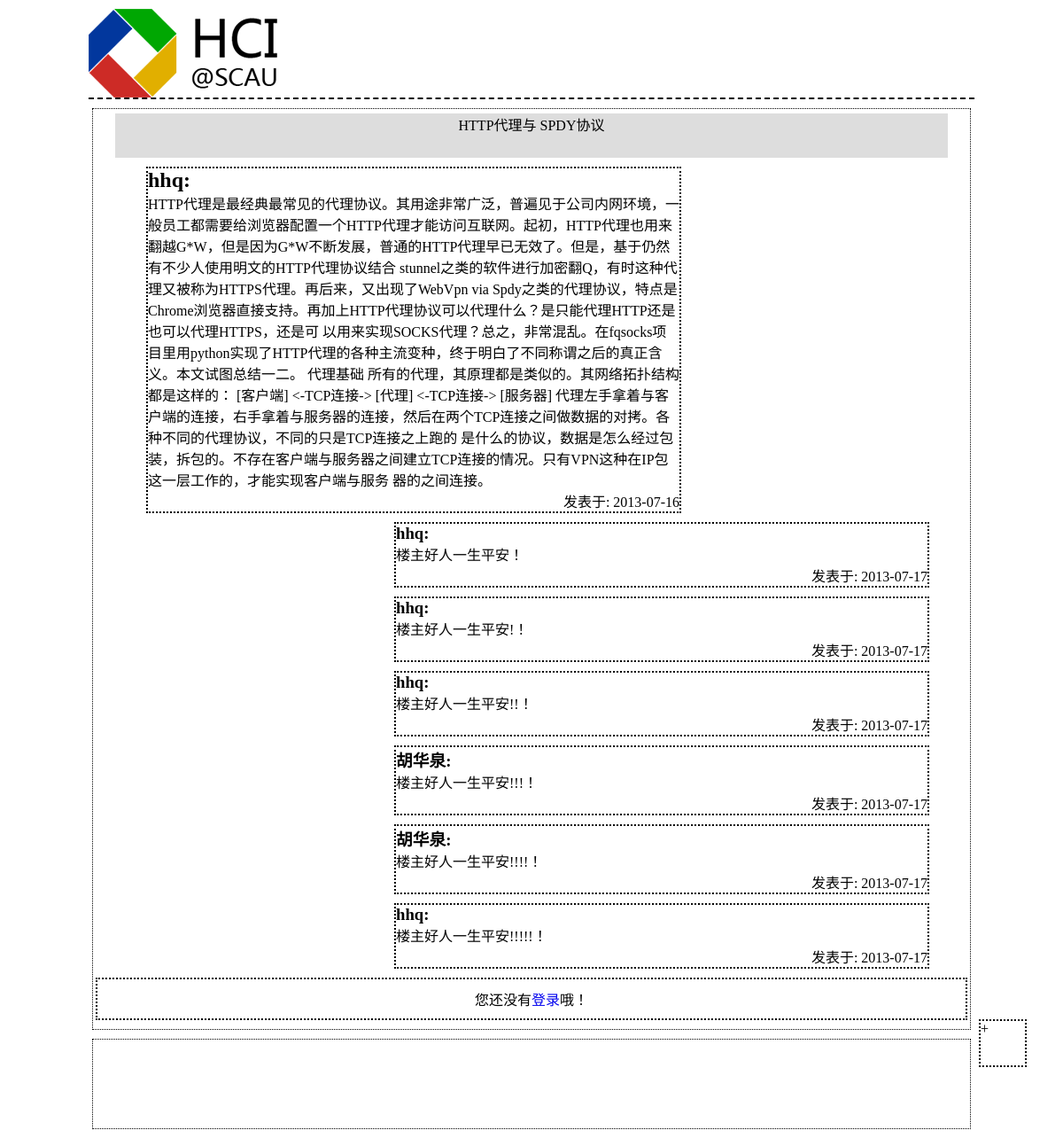
/Controller/onePostCon.php?postId=4, run on the app's committed database.
### tables this page shows
CREATE TABLE IF NOT EXISTS `post` (
  `id` int(6) NOT NULL AUTO_INCREMENT,
  `title` varchar(50) NOT NULL,
  `content` longtext NOT NULL,
  `type` int(1) NOT NULL,
  `point` int(5) NOT NULL DEFAULT '0',
  `deleted` int(1) NOT NULL,
  `post_date` date NOT NULL,
  `state` int(1) NOT NULL,
  `authority` int(11) NOT NULL,
  `board_id` int(11) NOT NULL,
  `user_id` int(11) NOT NULL,
  PRIMARY KEY (`id`),
  KEY `board_id` (`board_id`),
  KEY `user_id` (`user_id`)
);

CREATE TABLE IF NOT EXISTS `user` (
  `id` int(11) NOT NULL AUTO_INCREMENT,
  `account` varchar(20) NOT NULL,
  `score` int(10) NOT NULL,
  `level` int(3) NOT NULL,
  `authority` int(11) NOT NULL,
  `password` varchar(255) NOT NULL,
  PRIMARY KEY (`id`)
);

### Controller/onePostCon.php (called while the page is built, shortened)
<?php
	require_once(ROOT . DS . "View" . DS. "postHeader.php");
	$postId = $_GET['postId'];
	$sql = "SELECT * FROM `post` WHERE id='$postId'";
	$query = mysql_query($sql);
	while($post_rows = mysql_fetch_array($query)) {
		$user = mysql_fetch_array(mysql_query("SELECT account FROM `user` WHERE id='$post_rows[user_id]'"));
		$post_user = $user[0];
		$post_title = $post_rows['title'];
		$post_content = $post_rows['content'];
		$post_date = $post_rows['post_date'];
	}
	$comment_sql = "SELECT * FROM `comment` WHERE post_id='$postId'";
	$comment_query = mysql_query($comment_sql);
	$commentContent = array();
	$commentUser = array();
	$commentDate = array();
	while($comment_rows = mysql_fetch_array($comment_query)) {
		array_push($commentContent, $comment_rows['content']);
		$comment_user = mysql_fetch_array(mysql_query("SELECT account FROM `user` WHERE id='$comment_rows[user_id]'"));
		array_push($commentUser, $comment_user[0]);
		array_push($commentDate, $comment_rows['comment_date']);
	}
	include_once(ROOT . DS . "View" . DS . "onePostView.php");
?>

### View/onePostView.php (the view)
			<div id="postTitle"><?php echo $post_title;?></div>
			<div id="msg">
			<h2><?php echo $post_user;?>:</h2>
			<p><?php echo $post_content;?></p>
			<p class="time">发表于:&nbsp;<?php echo $post_date;?></p>
			</div>
<?php
	foreach ($commentUser as $key => $commentuser) {
?>
			<div class="comment">
				<h3><?php echo $commentuser;?>:</h3>
				<p><?php echo $commentContent[$key];?></p>
				<p class="time">发表于:&nbsp;<?php echo $commentDate[$key];?></p>
			</div>
<?php
	}
?>

### stylesheets/post.css (style rules this page uses)
* { margin: 0; padding: 0; list-style: none; outline: none; text-decoration: none; }
#postTitle { width: 95%; height: 50px; margin: 5px auto; text-align: center; background: #ddd; }
#msg { width: 600px; margin: 10px 0px 10px 60px; border: 2px dotted #000; word-wrap:break-word; overflow:hidden; }
.comment { width: 600px; margin: 10px 0px 10px 340px; border: 2px dotted #000; }
#send-comment { width: 99%; margin: 10px auto; padding: 10px 0; border: 2px dotted #000; text-align: center; }
#control-panel { width: 50px; height: 50px; position: fixed; bottom: 80px; margin-left: 1000px; border: 2px dotted #000; }
.time { text-align: right; }
#footer { width: 99%; height: 100px; margin: 10px auto; border: 1px dotted #000; }

### data on the page
post: title "HTTP代理与 SPDY协议", content "HTTP代理是最经典最常见的代理协议。其用途非常广泛，普遍见于公司内网环境，一般员工都需要给浏览器配置一个HTTP代理才能访问互联网。起初，HTTP代理也用来翻越G*W，但是因为G*W不断发展，普通的HTTP代理早已无效了。但是，基于仍然有不少人使用明文的HTTP代理协议结合 stunnel之类的软件进行加密翻Q，有时这种代理又被称为HTTPS代理。再后来，又出现了WebVpn via Spdy之类的代理协议，特点是Chrome浏览器直接支持。再加上HTTP代理协议可以代理什么？是只能代理HTTP还是也可以代理HTTPS，还是可 以用来实现SOCKS代理？总之，非常混乱。在fqsocks项目里用python实现了HTTP代理的各种主流变种，终于明白了不同称谓之后的真正含义。本文试图总结一二。 代理基础 所有的代理，其原理都是类似的。其网络拓扑结构都是这样的： [客户端] <-TCP连接-> [代理] <-TCP连接-> [服务器] 代理左手拿着与客户端的连接，右手拿着与服务器的连接，然后在两个TCP连接之间做数据的对拷。各种不同的代理协议，不同的只是TCP连接之上跑的 是什么的协议，数据是怎么经过包装，拆包的。不存在客户端与服务器之间建立TCP连接的情况。只有VPN这种在IP包这一层工作的，才能实现客户端与服务 器的之间连接。", post_date "2013-07-16"
user: account "hhq"

### other printed values
$commentContent[$key] "楼主好人一生平安！"
$commentDate[$key] "2013-07-17"
$commentContent[$key] "楼主好人一生平安!！"
$commentContent[$key] "楼主好人一生平安!!！"
$commentuser "胡华泉"
$commentContent[$key] "楼主好人一生平安!!!！"
$commentContent[$key] "楼主好人一生平安!!!!！"
$commentContent[$key] "楼主好人一生平安!!!!!！"
